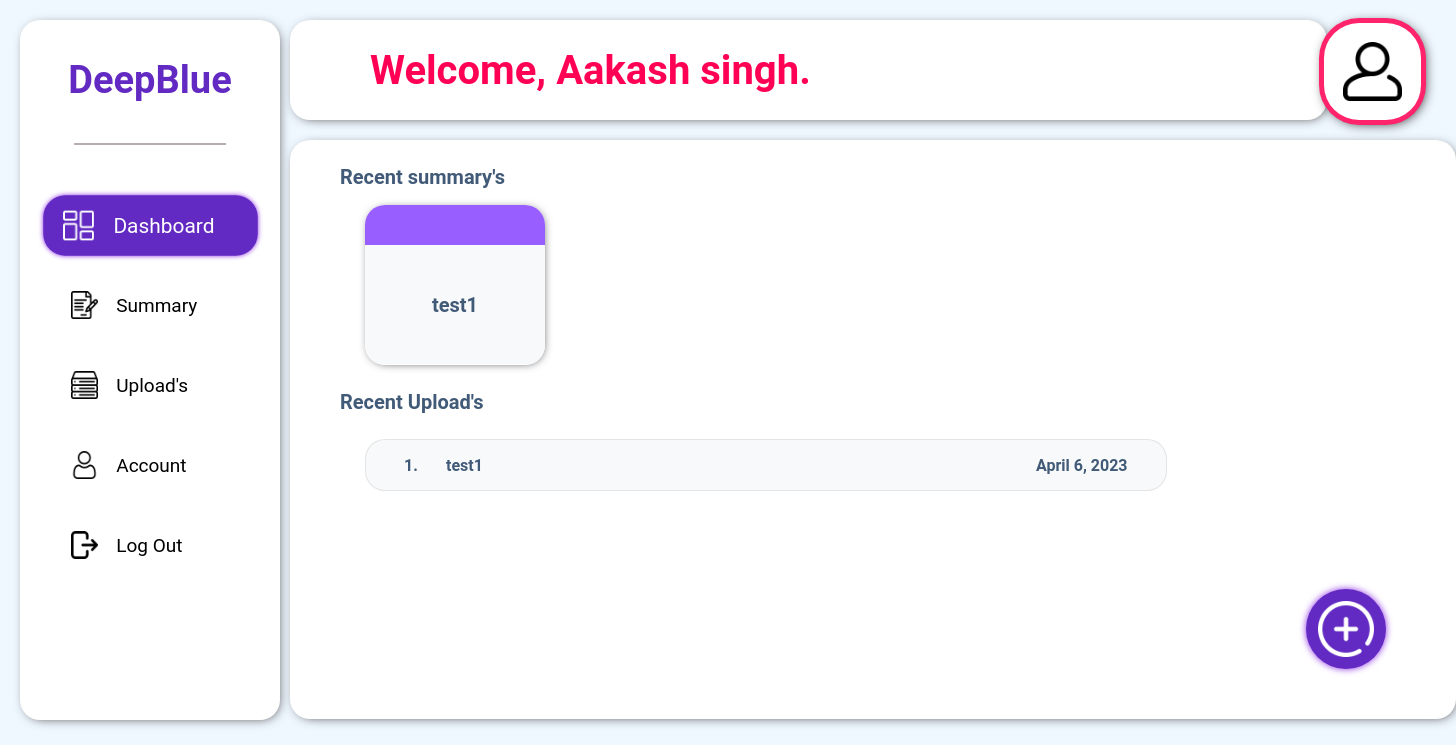
The app's page /dashboard/ (signed in), older data.
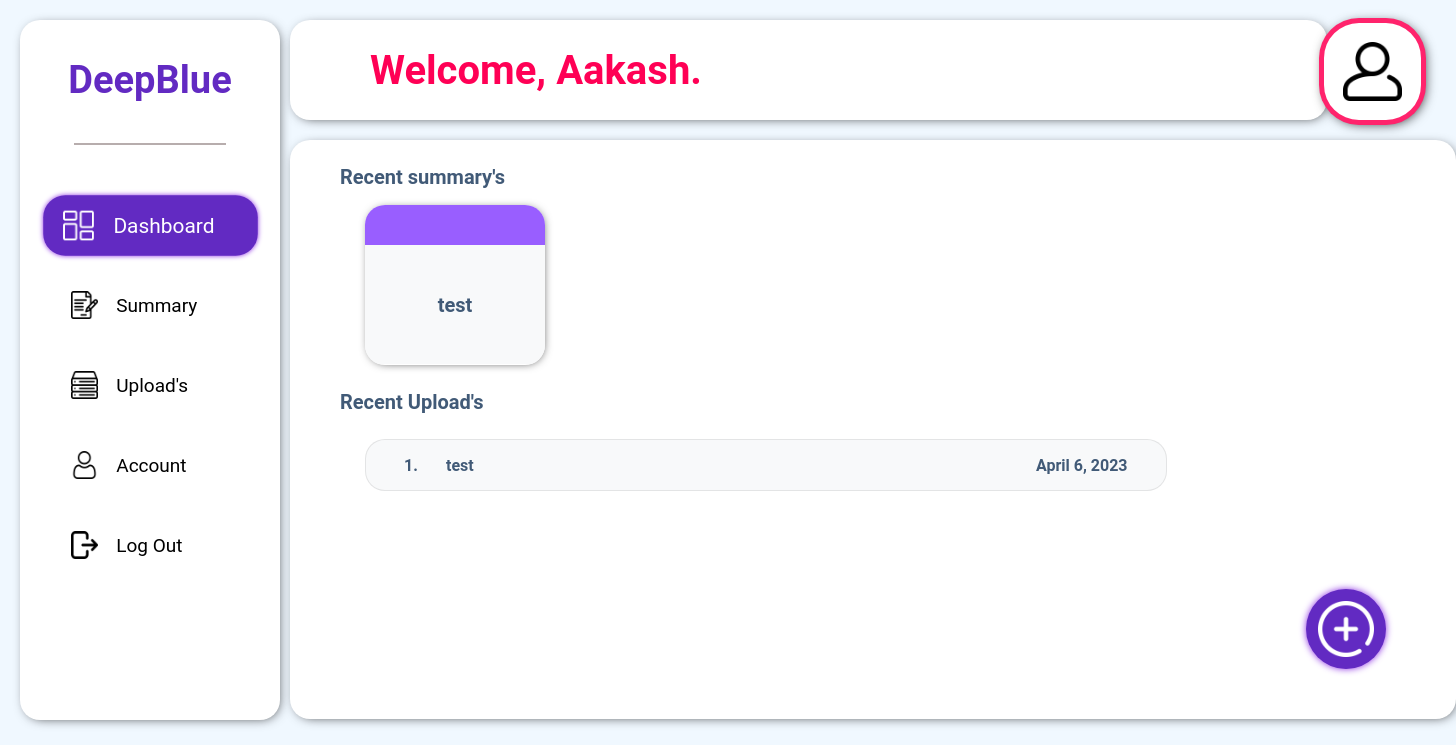
The same page, newer data.
### webapp/models.py (models this page shows, shortened)
class UserProfile(models.Model):
    user = models.OneToOneField(User, on_delete=models.CASCADE, null=True, default=None)
    first_name = models.CharField(max_length=50,default='')
    username = models.CharField(max_length=50, default='')
    email = models.EmailField(default='')
    password = models.CharField(max_length=100,default='')
    video_file = models.FileField(upload_to="main/videos",default='default_value')

class Video(models.Model):
    user = models.ForeignKey(User, on_delete=models.CASCADE, null=True, default=None)
    title = models.CharField(max_length=100)
    description = models.TextField()
    upload_date = models.DateTimeField(auto_now_add=True)
    video_file = models.FileField(upload_to="main/videos")

### webapp/views/dashboard.py (the view)
# urls.py: path("dashboard/", Dashboard.as_view(), name='dashboard'),
class Dashboard(View):
     def get(self, request):
        user_id = request.session.get('user_id')
        if not user_id:
            return redirect('login')
        user_profile = UserProfile.objects.get(id=user_id)
        user = user_profile.user
        videos = Video.objects.order_by('-upload_date')
        summary=Video.objects.order_by('-upload_date')
        context = {
            'first_name': user_profile.first_name,
            'email': user_profile.email,
            'username': user_profile.username,
            'summary': summary,
            'videos': videos,
        }
        return render(request, 'dashboard.html', context)

### templates/dashboard.html (shortened to what the changed rows need)
<!DOCTYPE html>
<html lang="en">
<head>
    {% load static %}
    <link rel="stylesheet" href="{% static 'css/dashboard.css' %}">
</head>
<body>
    {% load static %}
    <div class="main">
      <div class="main_right">
        <div class="banner">
          <div class="banleft first" id="first"><a> Welcome, {{ first_name }}.</a></div>
                        </div>
                        <div class="content1" id="content1">
                            <div class="uppercontent">
                                <h1>Recent summary's</h1>
                                <div class="container_top">
                                    {% for video in summary|slice:":4" %}
                                    <a href="/summaryview/{{video.id}}/">
                                        <div class="card">
                                            <div class="card_upper"></div>
                                            <div class="card_lower">
                                                <div class="heading">{{video.title}}</div>
                                            </div>
                                        </div>
                                    </a>
                                    {% endfor %}
                                </div>
                                <h1>Recent Upload's</h1>
                                <div class="container_bottom">
                                    <div class="list">
                                        {% for video in videos|slice:":4" %}
                                        <a href="{% url 'video_view' video_id=video.id %}">
                                            <div class="list_item">
                                                <div class="no">{{forloop.counter}}.</div>
                                                <div class="file">{{video.title}}</div>
                                                <div class="date">{{ video.upload_date|date:"F j, Y" }}</div>
                                            </div>
                                        </a>
                                        {% endfor %}
                                    </div>
                                </div>
                            </div>
                        </div>
                    </div>
                </div>
</body>
</html>

Row changes from the older to the newer data that the page shows:
changed UserProfile: first_name "Aakash singh" → "Aakash"
changed Video: title "test1" → "test"
